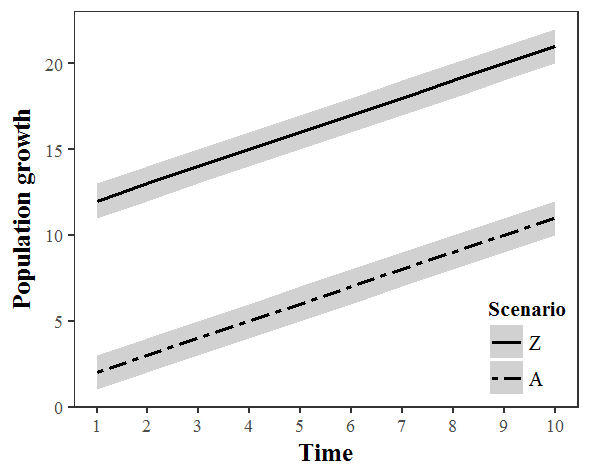

Here is the R script that generated this plot:
###############################################################################
# ggplot2: draw gray confidence bands and set line type manually
###############################################################################

# install.packages("ggplot2")
library(ggplot2)

# =============================================================================
# Create fake data
# =============================================================================
my.data <- data.frame(time     = rep(1:10,2),
                      means    = 2:21,
                      lowerCI  = 1:20,
                      upperCI  = 3:22,
                      scenario = rep(c("A","Z"), each=10))

# =============================================================================
# Plot
# =============================================================================
my_plot <- 
  ggplot(my.data, 
         aes(x = time, 
             y = means)) +
  # plot CI-s as a ribbon arround each line;
  # initiate the filling (fill) with color/gray differently for each scenario and
  # also adjust alpha parameter for - opacity/transparency
  geom_ribbon(aes(ymin = lowerCI, 
                  ymax = upperCI, 
                  fill = scenario), 
              alpha = 0.6) +
  # set manually the fill color for ribbons
  scale_fill_manual(name = 'Scenario',
                    breaks = c("Z", "A"),
                    values = c("A" = "gray70",
                               "Z" = "gray70")) +
  # add the average lines on top of CI ribbons
  geom_line(aes(linetype = scenario), 
            lwd = .8) +
  # set manually the type of line
  scale_linetype_manual(name = 'Scenario',
                        breaks = c("Z", "A"),
                        values = c("Z"  = "solid",
                                   "A"  = "twodash")) +
  # NOTE: to set the order in legend as desired one needs to mention that in breaks=()
  # set axis labels
  labs(x = "Time", 
       y = "Population growth") +
  # set number of axis ticks
  scale_x_continuous(breaks = pretty(my.data$time, 10)) +
  # theme without the default gray ggplot2 backgound
  theme_bw() + 
  # adjust some theme components
  theme(panel.grid = element_blank(), # eliminate default grids
        # set font family for all text within the plot ("serif" should work as "Times New Roman")
        # note that this can be overridden with other adjustment functions below
        text = element_text(family = "serif"),
        # adjust text in X-axis title
        axis.title.x = element_text(size = 12, face = "bold"),
        # adjust text in Y-axis title
        axis.title.y = element_text(size = 12, face = "bold"),
        # adjust legend title appearance
        legend.title = element_text(size = 10, face = "bold"),
        # adjust legend label appearance
        legend.text = element_text(size = 10),
        # don't draw legend box (check element_rect() for borders and backgrounds)
        legend.background = element_blank(),
        # Put lower-right corner of legend box in lower-right corner of graph
        # Note that the numeric position in legend.position below is relative to the entire area, 
        # including titles and labels, not just the plotting area
        legend.justification = c(1,0),
        legend.position = c(1,0))

# Save as png
ggsave(filename = "gallery/simple_confidence_bands.png",
       plot = my_plot, 
       width = 10, height = 8, units = "cm", dpi = 150)
# Save as pdf
ggsave(filename = "gallery/simple_confidence_bands.pdf",
       plot = my_plot, 
       width = 10, height = 8, units = "cm")